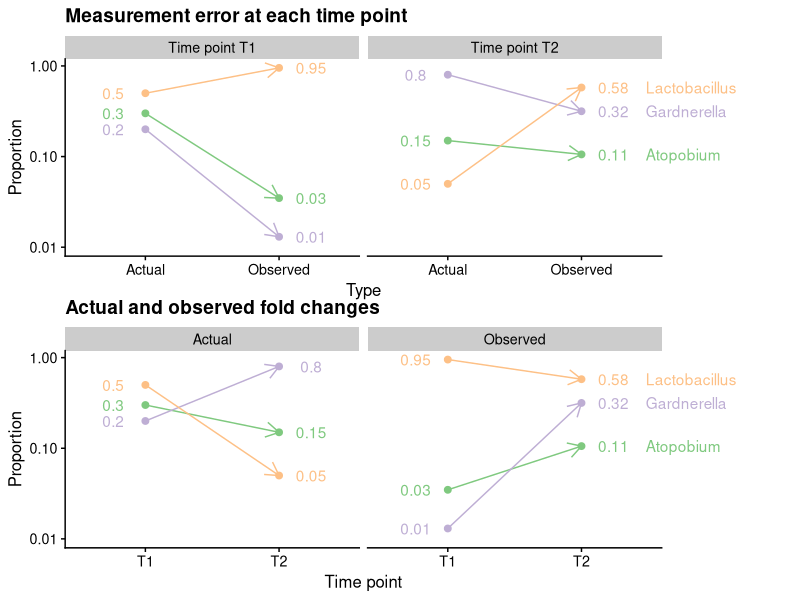
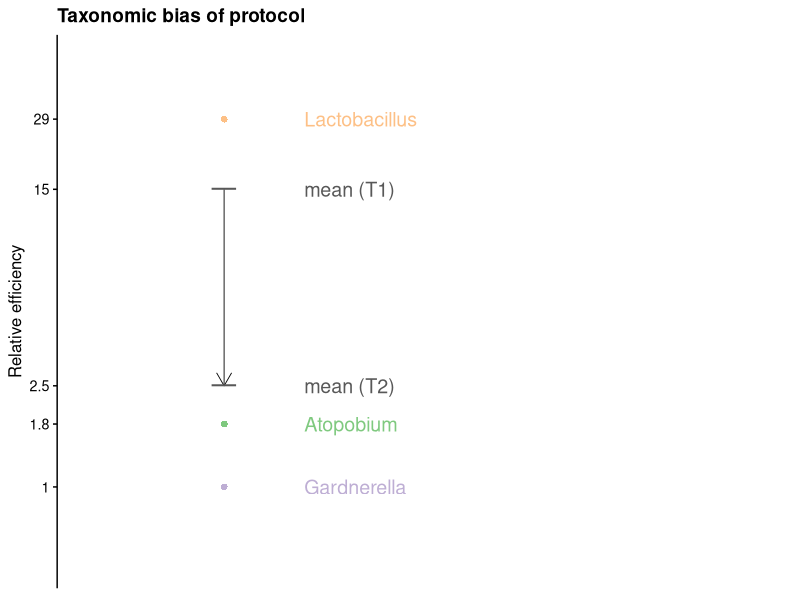
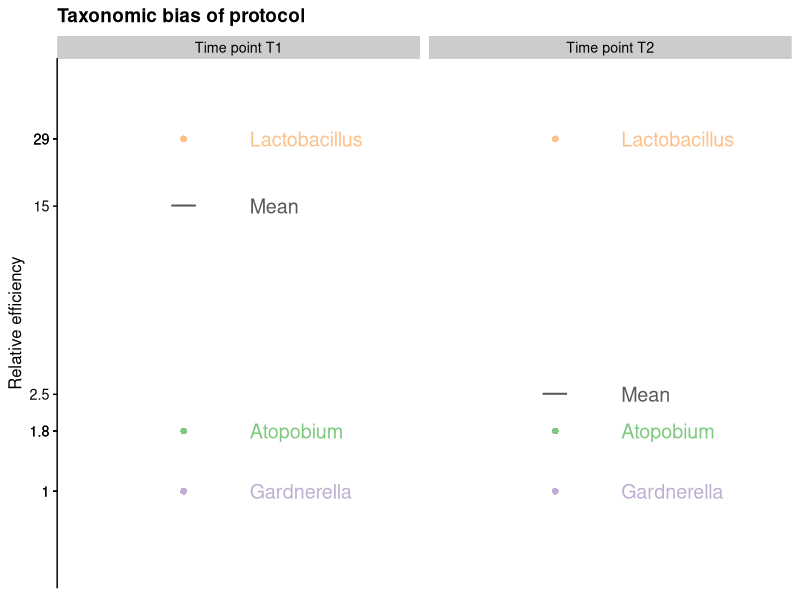
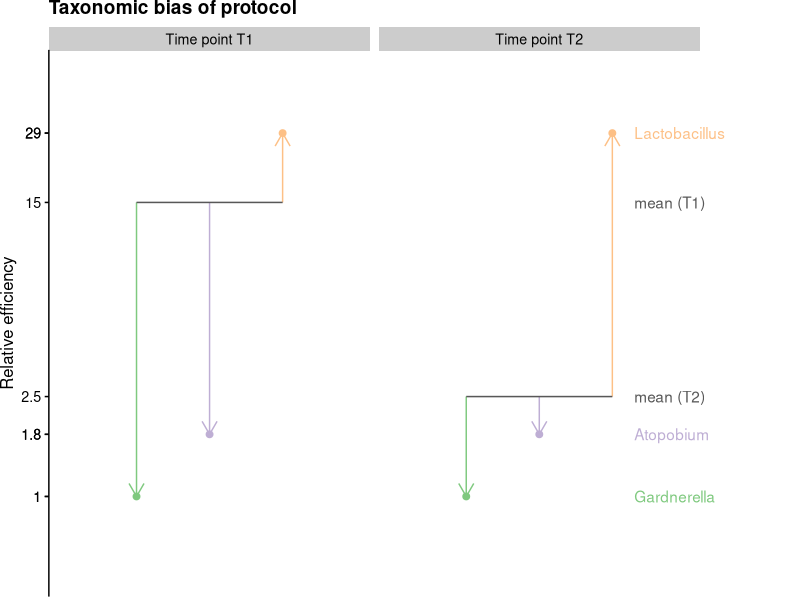
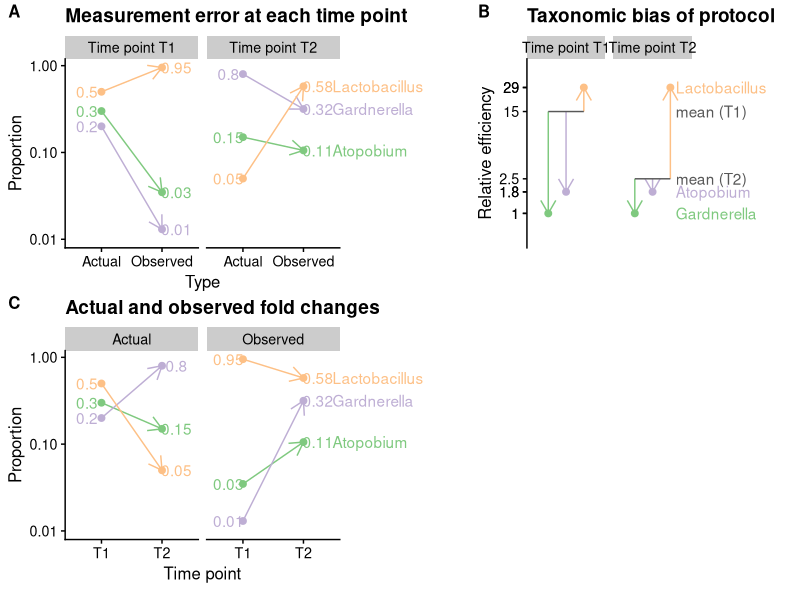

Reproduce these figures in R, in order. (Note: this script raises an error after producing the figures.)
## ---- chunk 1
set.seed(42)

knitr::opts_chunk$set(
  comment = "#>",
  collapse = TRUE,
  cache = FALSE,
  echo = FALSE
  #> out.width = "70%",
  #> fig.align = 'center',
  #> fig.width = 6,
  #> fig.asp = 0.618,
  #> fig.show = "hold"
)

#> options(dplyr.print_min = 6, dplyr.print_max = 6)
#> options(crayon.enabled = FALSE)

library(tidyverse)
library(here)
library(cowplot)
library(patchwork)
theme_set(theme_cowplot(12))

close_elts <- function(x) x / sum(x)
## ---- chunk 2
bias <- tibble(taxon = c("Lactobacillus", "Gardnerella", "Atopobium", "Spike-in"),
  efficiency = c(4.68, 0.16, 0.285, 1)) %>%
  mutate(across(efficiency, ~. / min(.)))
# efficiency associated with the targeted measurement of Lactobacillus
targeted_efficiency <- 2
a0 <- tribble(
  ~taxon, ~timepoint, ~abundance,
  #> "Lactobacillus", "T1", 5,
  #> "Lactobacillus", "T2", 1,
  #> "Gardnerella", "T1", 1,
  #> "Gardnerella", "T2", 10,
  #> "Atopobium", "T1", 3,
  #> "Atopobium", "T2", 1.5,
  "Lactobacillus", "T1", 5,
  "Lactobacillus", "T2", 0.5,
  "Gardnerella", "T1", 2,
  "Gardnerella", "T2", 8,
  "Atopobium", "T1", 3,
  "Atopobium", "T2", 1.5,
) %>%
  # Shrink abundance to have similar scale as proportions
  mutate(across(abundance, ~ . / max(.))) %>%
  left_join(bias, by = "taxon") %>%
  with_groups(timepoint, mutate,
    total_abundance = sum(abundance),
    proportion = close_elts(abundance),
    biased_abundance = efficiency * abundance,
    biased_proportion = close_elts(biased_abundance),
    biased_count = biased_proportion * 1e3,
    abundance_estimate_bulk = biased_proportion * total_abundance,
    #> abundance_estimate_spikein = biased_count / biased_count[taxon == "Spike-in"],
    abundance_estimate_targeted = biased_count * targeted_efficiency *
      abundance[taxon == "Lactobacillus"] / biased_count[taxon == "Lactobacillus"],
  )
a1 <- a0 %>%
  select(-total_abundance) %>%
  pivot_longer(-c(taxon, efficiency, timepoint), names_to = "type")
#> what are the fold changes?
a1 %>% 
  pivot_wider(names_from = timepoint) %>%
  mutate(fc = T2 / T1) %>%
  #> filter(str_detect(type, "proportion")) %>%
  arrange(type, desc(taxon)) %>%
  print(n = Inf)

a1 %>% 
  with_groups(c(type, timepoint), summarize, across(value, sum)) %>%
  pivot_wider(names_from = timepoint) %>%
  mutate(fc = T2 / T1)
## ---- chunk 3
ptb <- a1 %>%
  filter(
    type %in% c("proportion", "biased_proportion"),
  ) %>%
  mutate(
    across(type, fct_relevel, "proportion", "biased_proportion"),
    across(type, fct_recode,
      "Actual" = "proportion",
      "Observed" = "biased_proportion"),
  )

shared_layers <- list(
  geom_path(aes(group = taxon), 
    arrow = grid::arrow(length = unit(0.15, "inches"))),
  geom_point(size = 2),
  scale_color_brewer(type = "qual", palette = 1, guide = FALSE),
    # guide = guide_legend(reverse = TRUE)),
  labs(y = "Proportion", color = "Taxon"),
  scale_y_log10(),
  coord_cartesian(clip = "off"),
  # scale_y_log10(breaks = c(1e-2, 3e-2, 1e-1, 3e-1, 1)) +
  expand_limits(y = 1e-2),
  theme(plot.margin = unit(c(0, 1.3, 0, 0), units = "in"))
)

# How much to nudge the taxon labels and proportions
nudge.taxon <- 0.48
nudge.prop <- 0.24
# In future iterations, consider labelling the taxa in both facets

p1 <- ptb %>%
  ggplot(aes(type, value, color = taxon)) +
  facet_wrap(~timepoint, nrow = 1, scales = "fixed", 
    labeller = as_labeller(function(x) str_c("Time point ", x))
  ) +
  shared_layers +
  geom_text(data = ~filter(., type == "Actual"), 
    aes(label = round(value, 2)), nudge_x = -nudge.prop) +
  geom_text(data = ~filter(., type == "Observed"), 
    aes(label = round(value, 2)), nudge_x = nudge.prop) +
  geom_text(data = ~filter(., timepoint == "T2", type == "Observed"), 
    aes(label = taxon), nudge_x = nudge.taxon, hjust = 0) +
  labs(
    x = "Type",
    title = "Measurement error at each time point"
  )
p2 <- ptb %>%
  ggplot(aes(timepoint, value, color = taxon)) +
  facet_wrap(~type, nrow = 1, scales = "fixed") +
  shared_layers +
  geom_text(data = ~filter(., timepoint == "T1"), 
    aes(label = round(value, 2)), nudge_x = -nudge.prop) +
  geom_text(data = ~filter(., timepoint == "T2"), 
    aes(label = round(value, 2)), nudge_x = nudge.prop) +
  geom_text(data = ~filter(., timepoint == "T2", type == "Observed"), 
    aes(label = taxon), nudge_x = nudge.taxon, hjust = 0) +
  labs(
    x = "Time point",
    title = "Actual and observed fold changes"
  )
p1 / p2
## ---- chunk 4
sme <- a0 %>%
  with_groups(timepoint, summarize, mean_efficiency = sum(proportion * efficiency))
sme0 <- sme %>%
  mutate(label = str_glue("mean ({timepoint})")) %>%
  select(label, efficiency = mean_efficiency)
lvls = c("Atopobium", "Gardnerella", "Lactobacillus", "mean (T1)", "mean (T2)")
etb <- bind_rows(
  bias %>% filter(taxon != "Spike-in") %>% mutate(label = taxon, type = "Taxon"),
  sme0 %>% mutate(type = "Mean")
) %>%
  mutate(across(label, factor, levels = lvls))
## ---- chunk 5
#> RColorBrewer::display.brewer.all(type = "qual")
#> clrs <- RColorBrewer::brewer.pal(n = 8, "Accent")[c(1:3, 7:8)]
clrs <- c(RColorBrewer::brewer.pal(n = 3, "Accent"), rep("#585858", 2))
p3 <- etb %>%
  ggplot(aes(x = 1, y = efficiency, color = label)) + 
  geom_path(data = ~filter(., type == "Mean"), group = 1, 
    color = "black", size = 0.3, x = 1,
    arrow = grid::arrow(length = unit(0.15, "inches"))) +
  geom_point(aes(size = type, shape = type)) +
  geom_text(aes(label = label), nudge_x = 0.3, size = 5, hjust = 0) +
  scale_shape_manual(values = c(95, 16), guide = FALSE) +
  scale_size_manual(values = c(10, 2), guide = FALSE) +
  #> scale_color_brewer(type = "qual", palette = 1, guide = FALSE) +
  scale_color_manual(values = clrs) +
  labs(y = "Relative efficiency", x = NULL, color = "Taxon", 
    title = "Taxonomic bias of protocol"
  ) +
  scale_y_log10(limits = c(1, 100) / 2,
    breaks = etb$efficiency, 
    #> labels = round(etb$efficiency, 1)
    labels = signif(etb$efficiency, 2)
    ) +
  # scale_y_log10(breaks = c(1e-2, 3e-2, 1e-1, 3e-1, 1)) +
  #> expand_limits(y = 1e-2) +
  xlim(c(0.5, 3)) +
  theme(
    axis.line.x = element_blank(),
    axis.text.x = element_blank(),
    axis.ticks.x = element_blank(),
    axis.title.x = element_blank(),
    legend.position = "none"
  )
p3
## ---- chunk 6
sme1 <- sme %>%
  mutate(taxon = "Mean", type = "Mean") %>%
  select(taxon, efficiency = mean_efficiency, timepoint, type)
bias1 <- bias %>% 
  filter(taxon != "Spike-in") %>% 
  expand(nesting(taxon, efficiency), timepoint = c("T1", "T2")) %>%
  mutate(type = "Taxon")
lvls = c("Atopobium", "Gardnerella", "Lactobacillus", "Mean")
etb1 <- bind_rows(bias1, sme1) %>%
  mutate(across(taxon, factor, levels = lvls))
## ---- chunk 7
p4 <- etb1 %>%
  ggplot(aes(x = 1, y = efficiency, color = taxon)) + 
  geom_point(aes(size = type, shape = type)) +
  geom_text(aes(label = taxon), nudge_x = 0.3, size = 5, hjust = 0) +
  scale_shape_manual(values = c(95, 16), guide = FALSE) +
  scale_size_manual(values = c(10, 2), guide = FALSE) +
  #> scale_color_brewer(type = "qual", palette = 1, guide = FALSE) +
  scale_color_manual(values = clrs) +
  labs(y = "Relative efficiency", x = NULL, color = "Taxon", 
    title = "Taxonomic bias of protocol"
  ) +
  scale_y_log10(limits = c(1, 100) / 2,
    breaks = etb1$efficiency, 
    #> labels = round(etb$efficiency, 1)
    labels = signif(etb1$efficiency, 2)
    ) +
  # scale_y_log10(breaks = c(1e-2, 3e-2, 1e-1, 3e-1, 1)) +
  #> expand_limits(y = 1e-2) +
  xlim(c(0.5, 2)) +
  facet_wrap(~timepoint, nrow = 1, scales = "fixed", 
    labeller = as_labeller(function(x) str_c("Time point ", x))
  ) +
  theme(
    axis.line.x = element_blank(),
    axis.text.x = element_blank(),
    axis.ticks.x = element_blank(),
    axis.title.x = element_blank(),
    legend.position = "none"
  )
p4
## ---- chunk 8
lvls = c("Gardnerella", "Atopobium", "Lactobacillus")
bias2 <- bias %>% 
  filter(taxon != "Spike-in") %>% 
  expand(nesting(taxon, efficiency), timepoint = c("T1", "T2")) %>%
  mutate(
    type = "Taxon",
    across(taxon, factor, levels = lvls),
    x = as.integer(taxon)
  ) %>%
  left_join(sme, by = "timepoint")

## ---- chunk 9
p4 <- bias2 %>%
  #> mutate(
  #>   across(timepoint, factor, 
  #>     levels = c("T1", "T2"), 
  #>     labels = str_c("Time point T", 1:2))
  #> ) %>%
  ggplot(aes(x = x, y = efficiency, color = taxon)) + 
  geom_point(size = 2) +
  geom_text(data = ~filter(., timepoint == "T2"),
    aes(label = taxon), x = 3.3, hjust = 0) +
  geom_segment(aes(xend = x, yend  = efficiency, y = mean_efficiency),
    arrow = grid::arrow(length = unit(0.15, "inches"))) +
  geom_segment(data = sme, 
    aes(x = 1, xend = 3, y = mean_efficiency, yend = mean_efficiency), 
    color = "#585858",
    inherit.aes = FALSE) +
  #> geom_text(data = sme0 %>% filter(timepoint == "T2"), 
  geom_text(data = sme0 %>% mutate(timepoint = "T2"),
    aes(label = label, y = efficiency), x = 3.3, hjust = 0,
    color = "#585858",
    inherit.aes = FALSE) +
  scale_color_manual(values = clrs) +
  labs(y = "Relative efficiency", x = NULL, color = "Taxon", 
    title = "Taxonomic bias of protocol"
  ) +
  scale_y_log10(limits = c(1, 100) / 2,
    breaks = etb1$efficiency, 
    labels = signif(etb1$efficiency, 2)
    ) +
  xlim(c(0.0, 4)) +
  facet_wrap(~timepoint, nrow = 1, scales = "fixed", 
    labeller = as_labeller(function(x) str_c("Time point ", x))
  ) +
  coord_cartesian(clip = "off") +
  theme(
    axis.line.x = element_blank(),
    axis.text.x = element_blank(),
    axis.ticks.x = element_blank(),
    axis.title.x = element_blank(),
    legend.position = "none",
    plot.margin = unit(c(0, 1.0, 0, 0), units = "in")
  )
p4
## ---- chunk 10
p1 + p4 + p2 + plot_spacer() + 
  plot_layout(byrow = TRUE, ncol = 2, widths = c(1, 0.6)) +
  plot_annotation(tag_levels = "A")
## ---- chunk 11
str_c("figures/example-vaginal-microbiome.", fmts) %>%
  here %>%
  walk(ggsave, units = "in", width = 8, height = 6, scale = 1.5)
